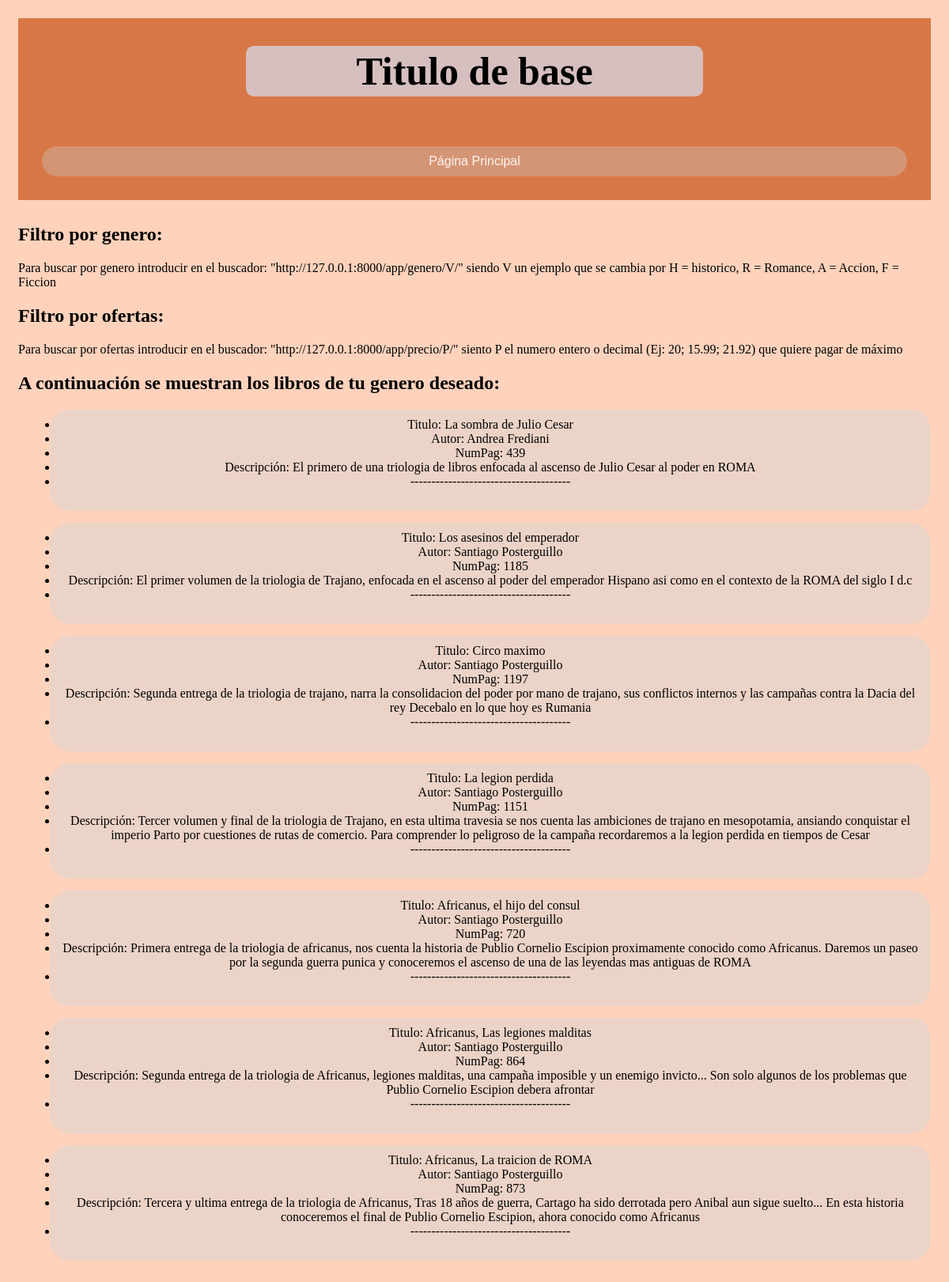
/app/genero/H/, run on the app's committed database.
### appLibreria/models.py (models this page shows, shortened)
class Libro(models.Model):
    isbn=models.CharField(max_length=13,primary_key=True)
    titulo=models.CharField(max_length=100)
    descripcion=models.CharField(max_length=300)
    fecha_publicacion=models.DateField()#Importante: No hay en django una función que solo se pueda poner año y mes
    precio=models.FloatField()
    num_paginas=models.IntegerField()
    stock=models.IntegerField()
    autor=models.ForeignKey(Autor,on_delete=models.CASCADE)
    editorial=models.ForeignKey(Editorial,on_delete=models.CASCADE)
    class Genero(models.TextChoices):
        historico= "H", "Historico" #Se pone dos veces ya que el primer valor es lo que se guarda en la bd y la segunda lo que se vera en las templates
        romance= "R", "Romance"
        accion= "A", "Acción"
        fantasia= "F", "Fantasía"
    genero=models.CharField(max_length=1,choices=Genero.choices)#Se limita la elección a las de genero
    class Idioma(models.TextChoices):
        espaniol="ESP", "Español"
        euskera="EUS", "Euskera"
        ingles="ENG", "Ingles"
    idioma=models.CharField(max_length=3,choices=Idioma.choices)

class Autor(models.Model):
    nombre=models.CharField(max_length=50)#No se pone la id por que la base de datos asigna automaticamente la id
    def __str__(self):
        return self.nombre #Ayuda al admin, ya que aparece el nombre en pantalla del autor

### appLibreria/views.py (the view)
# urls.py: path('genero/<str:genero_libro>/', views.genero, name='genero'),#H = historico, R = romance, A = acción, F = fantasia enel buscador poner las letras solas, no las palabras, asi esta en la BD
def genero(request, genero_libro):
    try:
        Libros = models.Libro.objects.filter(genero=genero_libro)#Filtramos todos los libros del genero que se ha escogido y los guardamos en Libros
        context = { #Creamos contexto, que se la pasaremos a la HTML para que sepa el contenido de cada variable
            'Libros':  Libros, #Lista de objetos "libro"
            'Genero': genero_libro
        }
        print("Genero del libro: ", genero_libro)
    except models.Libro.DoesNotExist:#Pagina personalizada del error
        raise Http404("No hay ningun libro de dicho genero")
    return render(request, 'genero.html', context) #Render se usa para crear un HTML como resuesta, por decirlo simple, y le pasamos lo que necesita para funcionar

### appLibreria/templates/genero.html
{% extends "base.html" %}
{% block content %}
    <h2>A continuación se muestran los libros de tu genero deseado:</h2>
    <ul>
    {% for libro in Libros %}
        <div class="muestraLibros">
            <li> Titulo: {{libro.titulo}} </li>
            <li> Autor: {{libro.autor}} </li>
            <li> NumPag: {{libro.num_paginas}} </li>
            <li> Descripción: {{libro.descripcion}} </li>
            <li>--------------------------------------</li>
            <br>
        </div>
        {% endfor %}
    </ul>
{% endblock %}

### appLibreria/static/css/style.css (style rules this page uses)
body { background-color: rgb(255, 210, 188); padding: 15px; }
.muestraLibros { text-align: center; border-radius: 25px; text-decoration: none; font-weight: normal; background-color: #ecd3c7; border-color: #a1694d; padding: 10px; margin-bottom: 15px; }

### data on the page
Libro: titulo "La sombra de Julio Cesar", autor "Andrea Frediani", num_paginas "439", descripcion "El primero de una triologia de libros enfocada al ascenso de Julio Cesar al poder en ROMA"
Libro: titulo "Los asesinos del emperador", autor "Santiago Posterguillo", num_paginas "1185", descripcion "El primer volumen de la triologia de Trajano, enfocada en el ascenso al poder del emperador Hispano asi como en el contexto de la ROMA del siglo I d.c"
Libro: titulo "Circo maximo", autor "Santiago Posterguillo", num_paginas "1197", descripcion "Segunda entrega de la triologia de trajano, narra la consolidacion del poder por mano de trajano, sus conflictos internos y las campañas contra la Dacia del rey Decebalo en lo que hoy es Rumania"
Libro: titulo "La legion perdida", autor "Santiago Posterguillo", num_paginas "1151", descripcion "Tercer volumen y final de la triologia de Trajano, en esta ultima travesia se nos cuenta las ambiciones de trajano en mesopotamia, ansiando conquistar el imperio Parto por cuestiones de rutas de comercio. Para comprender lo peligroso de la campaña recordaremos a la legion perdida en tiempos de Cesar"
Libro: titulo "Africanus, el hijo del consul", autor "Santiago Posterguillo", num_paginas "720", descripcion "Primera entrega de la triologia de africanus, nos cuenta la historia de Publio Cornelio Escipion proximamente conocido como Africanus. Daremos un paseo por la segunda guerra punica y conoceremos el ascenso de una de las leyendas mas antiguas de ROMA"
Libro: titulo "Africanus, Las legiones malditas", autor "Santiago Posterguillo", num_paginas "864", descripcion "Segunda entrega de la triologia de Africanus, legiones malditas, una campaña imposible y un enemigo invicto... Son solo algunos de los problemas que Publio Cornelio Escipion debera afrontar"
Libro: titulo "Africanus, La traicion de ROMA", autor "Santiago Posterguillo", num_paginas "873", descripcion "Tercera y ultima entrega de la triologia de Africanus, Tras 18 años de guerra, Cartago ha sido derrotada pero Anibal aun sigue suelto... En esta historia conoceremos el final de Publio Cornelio Escipion, ahora conocido como Africanus"
